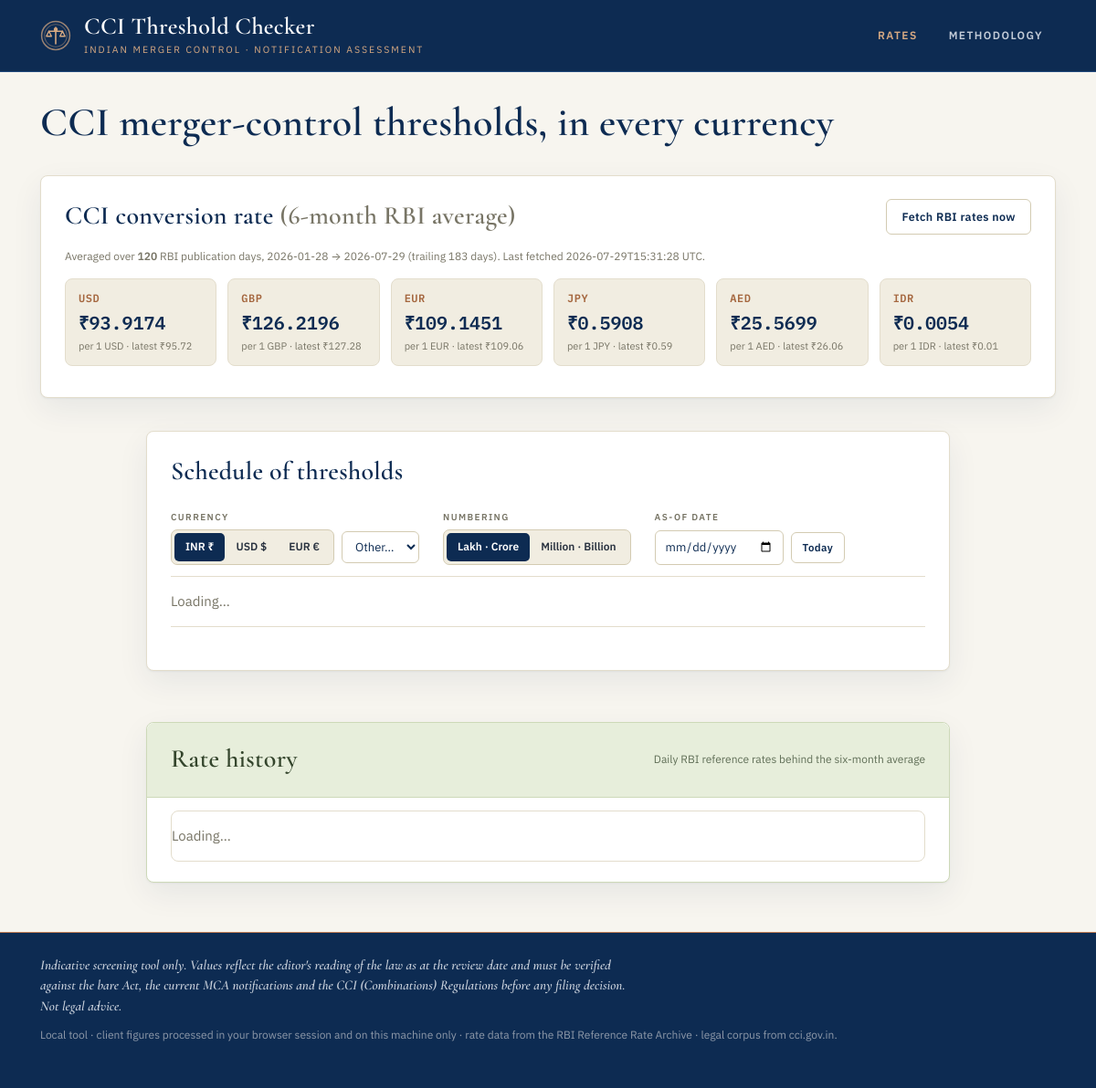
The page /rates on the database as committed earlier.
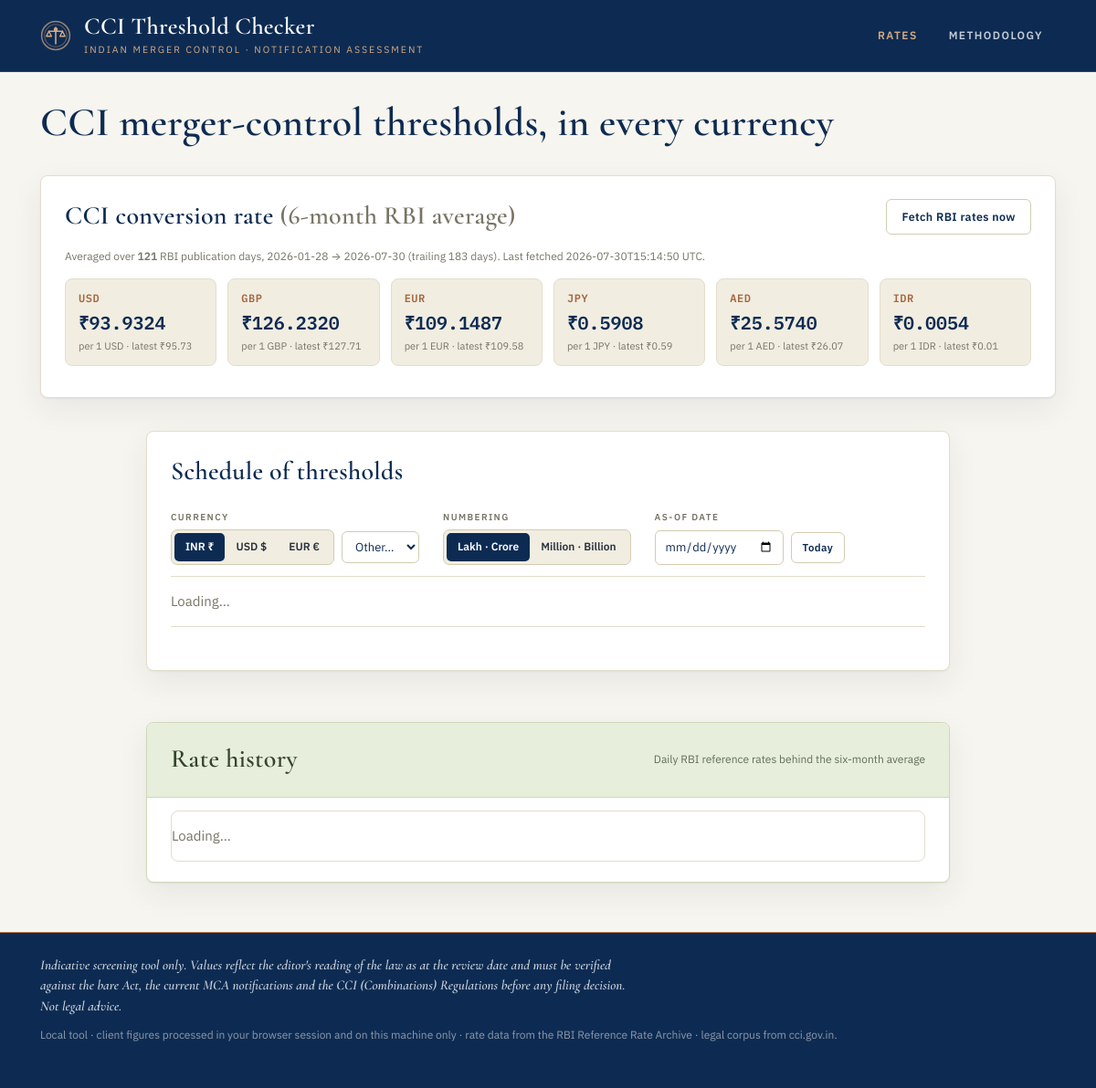
The same page on the database as committed later.
### tables this page shows
CREATE TABLE rates (
                date       TEXT PRIMARY KEY,   -- ISO yyyy-mm-dd
                usd REAL, gbp REAL, eur REAL, jpy REAL, aed REAL, idr REAL,
                source     TEXT,
                fetched_at TEXT
            );

CREATE TABLE meta (key TEXT PRIMARY KEY, value TEXT);

### app.py (the view)
@app.route("/rates")
def rates_page():
    avg, cfg = _avg()
    display = request.args.get("ccy", "USD")
    table = th.build_table(cfg, avg["averages"], display)
    currencies = fx.supported(avg["averages"]) if avg["has_data"] else ["INR", "USD", "EUR", "GBP", "JPY", "AED"]
    grouped = [(label, [r for r in table if r["category"] == key]) for key, label in CATEGORY_LABELS]
    return render_template("index.html", avg=avg, grouped=grouped,
                           display=display, currencies=currencies)

### app.py (called while the page is built)
def _avg(as_of=None):
    cfg = th.load_config()
    window = int(cfg["meta"].get("fx_window_days", 183))
    return rates_mod.compute_average(window, as_of=as_of), cfg

@app.context_processor
def inject_globals():
    cfg = th.load_config()
    return {
        "fmt_dual": N.format_dual,
        "fmt_indian": N.format_indian,
        "fmt_western": N.format_western,
        "meta": cfg["meta"],
        "last_scrape_at": db.get_meta("last_scrape_at"),
    }

### core/db.py (called while the page is built)
def _conn():
    os.makedirs(DATA_DIR, exist_ok=True)
    c = sqlite3.connect(DB_PATH)
    c.row_factory = sqlite3.Row
    return c

def get_rates_between(start_iso, end_iso):
    with _conn() as c:
        cur = c.execute(
            "SELECT * FROM rates WHERE date >= ? AND date <= ? ORDER BY date ASC",
            (start_iso, end_iso),
        )
        return [dict(r) for r in cur.fetchall()]

def get_meta(key, default=None):
    with _conn() as c:
        cur = c.execute("SELECT value FROM meta WHERE key=?", (key,))
        row = cur.fetchone()
        return row["value"] if row else default

### core/fx.py (called while the page is built)
def supported(rates):
    codes = ["INR"] + [c for c in rates.keys()]
    order = ["INR", "USD", "EUR", "GBP", "JPY", "AED", "IDR"]
    return [c for c in order if c in codes] + [c for c in codes if c not in order]

### core/numbers.py (called while the page is built)
def indian_group(n):
    s = str(int(round(n)))
    neg = s.startswith("-")
    if neg:
        s = s[1:]
    if len(s) <= 3:
        out = s
    else:
        last3 = s[-3:]
        rest = s[:-3]
        parts = []
        while len(rest) > 2:
            parts.insert(0, rest[-2:])
            rest = rest[:-2]
        if rest:
            parts.insert(0, rest)
        out = ",".join(parts) + "," + last3
    return ("-" + out) if neg else out

def western_group(n):
    return "{:,}".format(int(round(n)))

def _trim(x, decimals=2):
    s = "{:,.{d}f}".format(x, d=decimals)
    return s

def format_indian(value, decimals=2):
    if value is None:
        return "—"
    a = abs(value)
    sign = "-" if value < 0 else ""
    if a >= LAKH_CRORE:
        return f"{sign}{_trim(a / LAKH_CRORE, decimals)} lakh crore"
    if a >= CRORE:
        whole = a / CRORE
        return f"{sign}{indian_group(whole) if whole == int(whole) else _trim(whole, decimals)} crore"
    if a >= LAKH:
        return f"{sign}{_trim(a / LAKH, decimals)} lakh"
    return f"{sign}{indian_group(a)}"

### core/rates.py (called while the page is built, shortened)
def _as_date(v):
    if v is None:
        return None

### core/thresholds.py (called while the page is built)
def load_config():
    with open(CONFIG_PATH, encoding="utf-8") as fh:
        return json.load(fh)

### templates/index.html (shortened to what this page needs)
{% extends "base.html" %}
{% block content %}
<section class="hero">
  <div>
    <h1>CCI merger-control thresholds, in every currency</h1>
  </div>
</section>
<section class="card">
  <div class="card-head">
    <h2>CCI conversion rate <span class="muted">(6-month RBI average)</span></h2>
    <button id="refreshBtn" class="btn">Fetch RBI rates now</button>
  </div>
  <p class="muted small">
    <span id="rateSummary">
    {% if avg.has_data %}
      Averaged over <strong>{{ avg.n_days }}</strong> RBI publication days,
      {{ avg["from"] }} → {{ avg["to"] }}
      (trailing {{ avg.window_days }} days).
    {% endif %}
    </span>
    {% if last_scrape_at %}<span id="lastFetched">Last fetched {{ last_scrape_at }} UTC.</span>{% endif %}
  </p>
  <div class="rate-grid" id="rateGrid">
    {% for ccy, val in avg.averages.items() %}
      <div class="rate-chip">
        <div class="rate-ccy">{{ ccy }}</div>
        <div class="rate-val">₹{{ '%.4f'|format(val) }}</div>
        <div class="rate-sub muted">per 1 {{ ccy }}
          {% if avg.latest.get(ccy) %}· latest ₹{{ '%.2f'|format(avg.latest[ccy]) }}{% endif %}
        </div>
      </div>
    {% endfor %}
  </div>
</section>
<div class="home-grid">
  <section class="card table-card">
    <div class="card-head">
      <h2>Schedule of thresholds</h2>
    </div>
    <div class="toolbar">
      <div class="toggle-group" id="ccyToggle">
        <span class="toggle-label">Currency</span>
        <div class="tg-controls">
          <div class="seg">
            <button data-ccy="INR" class="active">INR ₹</button>
            <button data-ccy="USD">USD $</button>
            <button data-ccy="EUR">EUR €</button>
          </div>
          <select id="otherCcy" class="other-ccy" aria-label="Other currencies"><option value="">Other…</option></select>
        </div>
      </div>
      <div class="toggle-group" id="numToggle">
        <span class="toggle-label">Numbering</span>
        <div class="seg">
          <button data-sys="inr" class="active">Lakh · Crore</button>
          <button data-sys="intl">Million · Billion</button>
        </div>
      </div>
      <div class="toggle-group" id="dateToggle">
        <span class="toggle-label">As-of date</span>
        <div class="tg-controls">
          <input type="date" id="asOfDate" class="date-input" aria-label="As-of date — six-month average ending on this date">
          <button type="button" id="todayBtn" class="btn small-btn">Today</button>
        </div>
      </div>
    </div>
    <div id="thresholdTable" class="threshold-table-wrap"><p class="muted">Loading…</p></div>
    <p id="tableDisclaimer"></p>
  </section>
  <section class="card rate-history-card">
    <div class="card-head">
      <h2>Rate history</h2>
      <span class="muted small" id="rateHistorySub">Daily RBI reference rates behind the six-month average</span>
    </div>
    <div id="rateHistoryTable" class="rate-history-wrap"><p class="muted">Loading…</p></div>
  </section>
</div>
{% endblock %}

### templates/base.html (shortened to what this page needs)
<!doctype html>
<html lang="en">
<head>
  <link rel="stylesheet" href="{{ url_for('static', filename='style.css') }}">
</head>
<body>
<header class="masthead">
  <div class="wrap masthead-inner">
    <a class="nameplate" href="{{ url_for('index') }}" aria-label="CCI Threshold Checker — home">
      <span class="np-text">
        <strong>CCI Threshold Checker</strong>
        <small>Indian merger control · notification assessment</small>
      </span>
    </a>
    <nav class="nav" aria-label="Primary">
      <a href="{{ url_for('rates_page') }}" class="{{ 'active' if request.endpoint=='rates_page' }}">Rates</a>
      <a href="{{ url_for('about') }}" class="{{ 'active' if request.endpoint=='about' }}">Methodology</a>
    </nav>
  </div>
</header>
<main class="wrap">
  {% block content %}{% endblock %}
</main>
<footer class="footer">
  <div class="wrap">
    <p class="disclaimer">{{ meta.disclaimer }}</p>
    <p class="muted small">Local tool · client figures processed in your browser session and on this machine only · rate data from the RBI Reference Rate Archive · legal corpus from cci.gov.in.</p>
  </div>
</footer>
</body>
</html>

Rows that differ between the two databases and show on the page:
no longer on this page (row edited): rates: to "2026-07-29", usd "95.72" "127.28" "109.06" "0.59" "26.06" "0.01"
added rates: to "2026-07-30", usd "95.73" "127.71" "109.58" "0.59" "26.07" "0.01"
changed meta: value "2026-07-29T15:31:28" → "2026-07-30T15:14:50"
Other text that changed with them:
{{ avg.n_days }}: "120" → "121"
new list line: "USD ₹ 93.9324 per 1 USD · latest ₹"
new list line: "GBP ₹ 126.2320 per 1 GBP · latest ₹"
new list line: "EUR ₹ 109.1487 per 1 EUR · latest ₹"
new list line: "AED ₹ 25.5740 per 1 AED · latest ₹"
list line gone: "USD ₹ 93.9174 per 1 USD · latest ₹"
list line gone: "GBP ₹ 126.2196 per 1 GBP · latest ₹"
list line gone: "EUR ₹ 109.1451 per 1 EUR · latest ₹"
list line gone: "AED ₹ 25.5699 per 1 AED · latest ₹"
